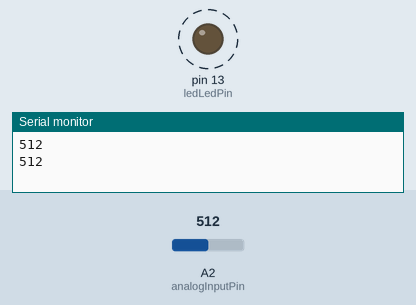
Simulated run of this sketch. Board: Arduino Uno, built with avr-gcc and run on an emulated ATmega328P. Shown: output pins drawn as LEDs (lit = HIGH), the last lines printed to the serial monitor. Dashed ring = blinking. The test bench sets the inputs (shaded band); at power-on: A2 (analogInputPin) = 512.

Above: at 1.8 s.
1.9 s: A2 (analogInputPin) set to 306
At 2.2 s:
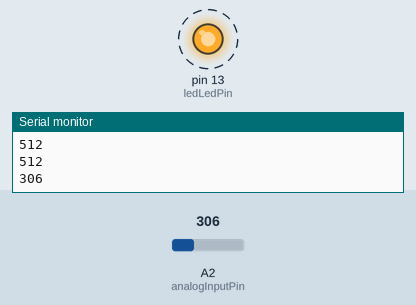
5.4 s: A2 (analogInputPin) set to 122
At 5.56 s:
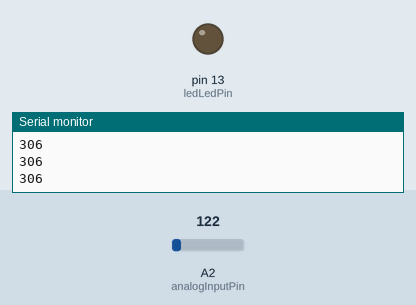
Timing chart, 0 to 14.9 s (numbered marks = the images above; inputs shaded):
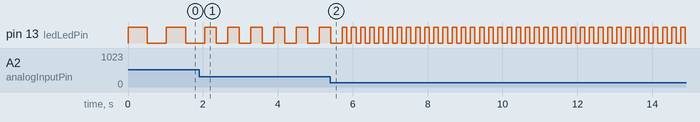

The sketch:

analogueInputExample.ino
```cpp
/*
 * read pot meter attached to an Arduino
 * Arduino code for the analogue input example

 * turns on and off a light emitting diode(LED) connected to digital
 * pin 13. The amount of time the LED will be on and off depends on
 * the value obtained by analogRead(). In the easiest case we connect
 * a potentiometer to analog pin 2.
 *
 *
 */

//use analogue pin 2 as input
const int analogInputPin = 2;

//use pin 13 for led ( or use board led)
const int ledLedPin =  13;

// variable for reading the pot status
int analogueVal = 0;

void setup()
{
    // initialize serial communication
    Serial.begin(9600);

    // initialize the LED pins as an output:
    pinMode(ledLedPin, OUTPUT);

}

void loop()
{
	// read the analogueValue from the sensor
	// and print to serial
    analogueVal = analogRead(analogInputPin);
    Serial.println(analogueVal);

    // turn LED on:
    digitalWrite(ledLedPin, HIGH);
    delay(analogueVal);

    // turn LED off:
    digitalWrite(ledLedPin, LOW);
    delay(analogueVal);

    Serial.flush();
}
```

Measured:
- after the input at 1.9 s, pin 13 (ledLedPin): alternates HIGH for 0.31 s and LOW for 0.31 s, starting after 0.46 s
- by itself, pin 13 (ledLedPin): alternates HIGH for 0.51 s and LOW for 0.51 s
